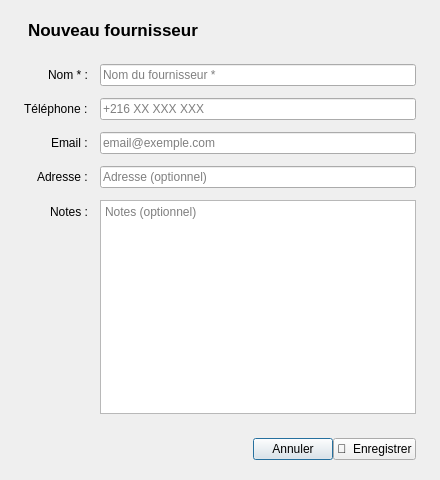
<?xml version='1.0' encoding='UTF-8'?>
<ui version="4.0">
 <class>SupplierDialog</class>
 <widget class="QDialog" name="SupplierDialog">
  <property name="geometry"><rect><x>0</x><y>0</y><width>440</width><height>480</height></rect></property>
  <property name="windowTitle"><string>Nouveau fournisseur</string></property>
  <property name="minimumWidth"><number>440</number></property>
  <property name="maximumWidth"><number>440</number></property>
  <layout class="QVBoxLayout" name="rootLayout">
   <property name="leftMargin"><number>0</number></property><property name="topMargin"><number>0</number></property>
   <property name="rightMargin"><number>0</number></property><property name="bottomMargin"><number>0</number></property>
   <property name="spacing"><number>0</number></property>
   <item>
    <widget class="QLabel" name="dialogTitle">
     <property name="text"><string>Nouveau fournisseur</string></property>
     <property name="styleSheet"><string>font-size: 17px; font-weight: 700; padding: 20px 24px 12px;</string></property>
    </widget>
   </item>
   <item>
    <layout class="QFormLayout" name="formLayout">
     <property name="leftMargin"><number>24</number></property><property name="topMargin"><number>12</number></property>
     <property name="rightMargin"><number>24</number></property><property name="bottomMargin"><number>16</number></property>
     <property name="spacing"><number>12</number></property>
     <property name="labelAlignment"><set>Qt::AlignRight|Qt::AlignVCenter</set></property>
     <item row="0" column="0"><widget class="QLabel" name="lblName"><property name="text"><string>Nom * :</string></property></widget></item>
     <item row="0" column="1">
      <widget class="QLineEdit" name="name">
       <property name="minimumHeight"><number>38</number></property>
       <property name="placeholderText"><string>Nom du fournisseur *</string></property>
      </widget>
     </item>
     <item row="1" column="0"><widget class="QLabel" name="lblPhone"><property name="text"><string>Téléphone :</string></property></widget></item>
     <item row="1" column="1">
      <widget class="QLineEdit" name="phone">
       <property name="minimumHeight"><number>38</number></property>
       <property name="placeholderText"><string>+216 XX XXX XXX</string></property>
      </widget>
     </item>
     <item row="2" column="0"><widget class="QLabel" name="lblEmail"><property name="text"><string>Email :</string></property></widget></item>
     <item row="2" column="1">
      <widget class="QLineEdit" name="email">
       <property name="minimumHeight"><number>38</number></property>
       <property name="placeholderText"><string>email@exemple.com</string></property>
      </widget>
     </item>
     <item row="3" column="0"><widget class="QLabel" name="lblAddress"><property name="text"><string>Adresse :</string></property></widget></item>
     <item row="3" column="1">
      <widget class="QLineEdit" name="address">
       <property name="minimumHeight"><number>38</number></property>
       <property name="placeholderText"><string>Adresse (optionnel)</string></property>
      </widget>
     </item>
     <item row="4" column="0"><widget class="QLabel" name="lblNotes"><property name="text"><string>Notes :</string></property></widget></item>
     <item row="4" column="1">
      <widget class="QTextEdit" name="notes">
       <property name="maximumHeight"><number>72</number></property>
       <property name="placeholderText"><string>Notes (optionnel)</string></property>
      </widget>
     </item>
    </layout>
   </item>
   <item>
    <layout class="QHBoxLayout" name="btnRow">
     <property name="leftMargin"><number>24</number></property><property name="topMargin"><number>8</number></property>
     <property name="rightMargin"><number>24</number></property><property name="bottomMargin"><number>20</number></property>
     <item><spacer><property name="orientation"><enum>Qt::Horizontal</enum></property><property name="sizeHint" stdset="0"><size><width>40</width><height>20</height></size></property></spacer></item>
     <item>
      <widget class="QPushButton" name="btnCancel">
       <property name="text"><string>Annuler</string></property>
       <property name="cssClass" stdset="0"><string>btnSecondary</string></property>
      </widget>
     </item>
     <item>
      <widget class="QPushButton" name="btnSave">
       <property name="text"><string>💾  Enregistrer</string></property>
      </widget>
     </item>
    </layout>
   </item>
  </layout>
 </widget>
 <resources /><connections />
</ui>
